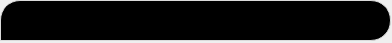
<?xml version="1.0" encoding="UTF-8"?>
<ui version="4.0">
 <class>Message_chat</class>
 <widget class="QWidget" name="Message_chat">
  <property name="geometry">
   <rect>
    <x>0</x>
    <y>0</y>
    <width>392</width>
    <height>43</height>
   </rect>
  </property>
  <property name="windowTitle">
   <string>Form</string>
  </property>
  <property name="styleSheet">
   <string notr="true"/>
  </property>
  <widget class="QLineEdit" name="message_recv">
   <property name="geometry">
    <rect>
     <x>0</x>
     <y>0</y>
     <width>391</width>
     <height>41</height>
    </rect>
   </property>
   <property name="palette">
    <palette>
     <active>
      <colorrole role="WindowText">
       <brush brushstyle="SolidPattern">
        <color alpha="255">
         <red>255</red>
         <green>255</green>
         <blue>255</blue>
        </color>
       </brush>
      </colorrole>
      <colorrole role="Button">
       <brush brushstyle="SolidPattern">
        <color alpha="255">
         <red>0</red>
         <green>0</green>
         <blue>0</blue>
        </color>
       </brush>
      </colorrole>
      <colorrole role="Text">
       <brush brushstyle="SolidPattern">
        <color alpha="255">
         <red>255</red>
         <green>255</green>
         <blue>255</blue>
        </color>
       </brush>
      </colorrole>
      <colorrole role="ButtonText">
       <brush brushstyle="SolidPattern">
        <color alpha="255">
         <red>255</red>
         <green>255</green>
         <blue>255</blue>
        </color>
       </brush>
      </colorrole>
      <colorrole role="Base">
       <brush brushstyle="SolidPattern">
        <color alpha="255">
         <red>0</red>
         <green>0</green>
         <blue>0</blue>
        </color>
       </brush>
      </colorrole>
      <colorrole role="Window">
       <brush brushstyle="SolidPattern">
        <color alpha="255">
         <red>0</red>
         <green>0</green>
         <blue>0</blue>
        </color>
       </brush>
      </colorrole>
      <colorrole role="PlaceholderText">
       <brush brushstyle="SolidPattern">
        <color alpha="128">
         <red>255</red>
         <green>255</green>
         <blue>255</blue>
        </color>
       </brush>
      </colorrole>
     </active>
     <inactive>
      <colorrole role="WindowText">
       <brush brushstyle="SolidPattern">
        <color alpha="255">
         <red>255</red>
         <green>255</green>
         <blue>255</blue>
        </color>
       </brush>
      </colorrole>
      <colorrole role="Button">
       <brush brushstyle="SolidPattern">
        <color alpha="255">
         <red>0</red>
         <green>0</green>
         <blue>0</blue>
        </color>
       </brush>
      </colorrole>
      <colorrole role="Text">
       <brush brushstyle="SolidPattern">
        <color alpha="255">
         <red>255</red>
         <green>255</green>
         <blue>255</blue>
        </color>
       </brush>
      </colorrole>
      <colorrole role="ButtonText">
       <brush brushstyle="SolidPattern">
        <color alpha="255">
         <red>255</red>
         <green>255</green>
         <blue>255</blue>
        </color>
       </brush>
      </colorrole>
      <colorrole role="Base">
       <brush brushstyle="SolidPattern">
        <color alpha="255">
         <red>0</red>
         <green>0</green>
         <blue>0</blue>
        </color>
       </brush>
      </colorrole>
      <colorrole role="Window">
       <brush brushstyle="SolidPattern">
        <color alpha="255">
         <red>0</red>
         <green>0</green>
         <blue>0</blue>
        </color>
       </brush>
      </colorrole>
      <colorrole role="PlaceholderText">
       <brush brushstyle="SolidPattern">
        <color alpha="128">
         <red>255</red>
         <green>255</green>
         <blue>255</blue>
        </color>
       </brush>
      </colorrole>
     </inactive>
     <disabled>
      <colorrole role="WindowText">
       <brush brushstyle="SolidPattern">
        <color alpha="255">
         <red>255</red>
         <green>255</green>
         <blue>255</blue>
        </color>
       </brush>
      </colorrole>
      <colorrole role="Button">
       <brush brushstyle="SolidPattern">
        <color alpha="255">
         <red>0</red>
         <green>0</green>
         <blue>0</blue>
        </color>
       </brush>
      </colorrole>
      <colorrole role="Text">
       <brush brushstyle="SolidPattern">
        <color alpha="255">
         <red>255</red>
         <green>255</green>
         <blue>255</blue>
        </color>
       </brush>
      </colorrole>
      <colorrole role="ButtonText">
       <brush brushstyle="SolidPattern">
        <color alpha="255">
         <red>255</red>
         <green>255</green>
         <blue>255</blue>
        </color>
       </brush>
      </colorrole>
      <colorrole role="Base">
       <brush brushstyle="SolidPattern">
        <color alpha="255">
         <red>0</red>
         <green>0</green>
         <blue>0</blue>
        </color>
       </brush>
      </colorrole>
      <colorrole role="Window">
       <brush brushstyle="SolidPattern">
        <color alpha="255">
         <red>0</red>
         <green>0</green>
         <blue>0</blue>
        </color>
       </brush>
      </colorrole>
      <colorrole role="PlaceholderText">
       <brush brushstyle="SolidPattern">
        <color alpha="128">
         <red>255</red>
         <green>255</green>
         <blue>255</blue>
        </color>
       </brush>
      </colorrole>
     </disabled>
    </palette>
   </property>
   <property name="styleSheet">
    <string notr="true">/* bubble background */
    background-color: rgb(0, 0, 0);
    /* light border */
    border: 1px solid #DADADA;
    /* round most corners */
    border-top-left-radius: 20px;
    border-top-right-radius: 20px;
    border-bottom-right-radius: 20px;
    /* leave bottom-left un-rounded for a little “tail” effect */
    border-bottom-left-radius: 0px;
    /* give some breathing room around the text */
    padding: 6px 12px;
    /* text styling */
    color: rgb(255, 255, 255);
    font: 11pt &quot;Segoe UI&quot;;</string>
   </property>
   <property name="alignment">
    <set>Qt::AlignmentFlag::AlignLeading|Qt::AlignmentFlag::AlignLeft|Qt::AlignmentFlag::AlignTop</set>
   </property>
   <property name="cursorMoveStyle">
    <enum>Qt::CursorMoveStyle::VisualMoveStyle</enum>
   </property>
  </widget>
 </widget>
 <resources/>
 <connections/>
</ui>
